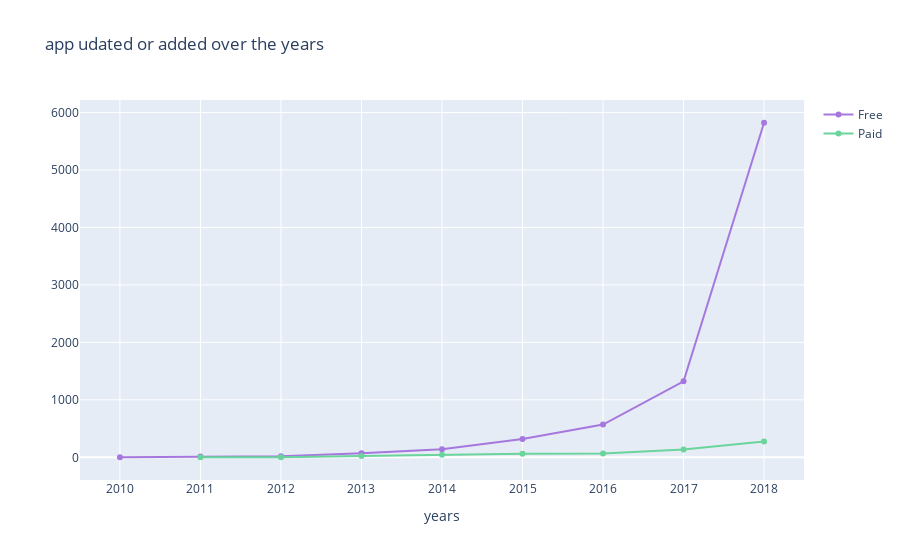

The notebook cell saved with this chart:
### Code cell
col='year_added'
v1=d1[col].value_counts().reset_index()
v1=v1.rename(columns={col:'count','index':col})
v1['percent']=v1['count'].apply(lambda x : 100*x/sum(v1['count']))
v1=v1.sort_values(col)
v2=d2[col].value_counts().reset_index()
v2=v2.rename(columns={col:'count','index':col})
v2['percent']=v2['count'].apply(lambda x : 100*x/sum(v2['count']))
v2=v2.sort_values(col)
trace1 = go.Scatter(x=v1[col], y=v1["count"], name="Free", marker=dict(color="#a678de"))
trace2 = go.Scatter(x=v2[col], y=v2["count"], name="Paid", marker=dict(color="#6ad49b"))
y = [trace1, trace2]
layout={'title':"app udated or added over the years",'xaxis':{'title':"years"}}
fig = go.Figure(data=y, layout=layout)
iplot(fig)

### Figure 1 — Plotly figure (JSON) as saved in the notebook; plotly's stock layout.template omitted (floating-point values rounded to 4 significant figures)
{"data": [{"marker": {"color": "#a678de"}, "name": "Free", "type": "scatter", "x": [2010, 2011, 2012, 2013, 2014, 2015, 2016, 2017, 2018], "y": [1, 12, 19, 69, 140, 319, 570, 1323, 5822]}, {"marker": {"color": "#6ad49b"}, "name": "Paid", "type": "scatter", "x": [2011, 2012, 2013, 2014, 2015, 2016, 2017, 2018], "y": [3, 2, 22, 45, 64, 68, 134, 273]}], "layout": {"title": {"text": "app udated or added over the years"}, "xaxis": {"title": {"text": "years"}}}}
